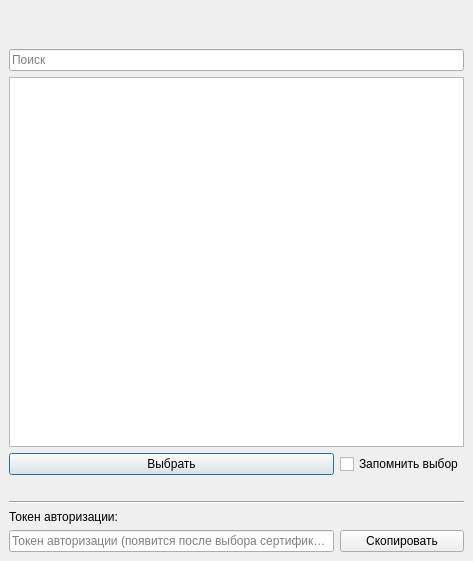
<?xml version="1.0" encoding="UTF-8"?>
<ui version="4.0">
 <class>MainWindow</class>
 <widget class="QMainWindow" name="MainWindow">
  <property name="geometry">
   <rect>
    <x>0</x>
    <y>0</y>
    <width>473</width>
    <height>561</height>
   </rect>
  </property>
  <property name="windowTitle">
   <string>MainWindow</string>
  </property>
  <property name="autoFillBackground">
   <bool>false</bool>
  </property>
  <widget class="QWidget" name="centralwidget">
   <layout class="QVBoxLayout" name="verticalLayout">
    <item>
     <layout class="QGridLayout" name="gridLayout_2">
      <item row="3" column="0" colspan="2">
       <widget class="QListWidget" name="certs_list_widget"/>
      </item>
      <item row="8" column="0">
       <widget class="QLineEdit" name="token_field">
        <property name="readOnly">
         <bool>true</bool>
        </property>
        <property name="placeholderText">
         <string>Токен авторизации (появится после выбора сертификата)</string>
        </property>
       </widget>
      </item>
      <item row="1" column="0" colspan="2">
       <widget class="QLabel" name="saved_choice_found_label">
        <property name="styleSheet">
         <string notr="true">color: rgb(0, 170, 0);</string>
        </property>
        <property name="text">
         <string/>
        </property>
        <property name="wordWrap">
         <bool>true</bool>
        </property>
       </widget>
      </item>
      <item row="6" column="0" colspan="2">
       <widget class="Line" name="line">
        <property name="orientation">
         <enum>Qt::Horizontal</enum>
        </property>
       </widget>
      </item>
      <item row="0" column="0" colspan="2">
       <widget class="QLabel" name="certs_count_label">
        <property name="text">
         <string/>
        </property>
       </widget>
      </item>
      <item row="7" column="0">
       <widget class="QLabel" name="token_label">
        <property name="text">
         <string>Токен авторизации:</string>
        </property>
       </widget>
      </item>
      <item row="2" column="0" colspan="2">
       <widget class="QLineEdit" name="search_cert_field">
        <property name="text">
         <string/>
        </property>
        <property name="maxLength">
         <number>32767</number>
        </property>
        <property name="placeholderText">
         <string>Поиск</string>
        </property>
       </widget>
      </item>
      <item row="4" column="0">
       <widget class="QPushButton" name="select_button">
        <property name="text">
         <string>Выбрать</string>
        </property>
        <property name="default">
         <bool>true</bool>
        </property>
       </widget>
      </item>
      <item row="4" column="1">
       <widget class="QCheckBox" name="remember_choice_checkbox">
        <property name="text">
         <string>Запомнить выбор</string>
        </property>
        <property name="checkable">
         <bool>true</bool>
        </property>
        <property name="checked">
         <bool>false</bool>
        </property>
        <property name="autoExclusive">
         <bool>false</bool>
        </property>
        <property name="tristate">
         <bool>false</bool>
        </property>
       </widget>
      </item>
      <item row="8" column="1">
       <widget class="QPushButton" name="copy_token_btn">
        <property name="styleSheet">
         <string notr="true"/>
        </property>
        <property name="text">
         <string>Скопировать</string>
        </property>
        <property name="autoDefault">
         <bool>false</bool>
        </property>
        <property name="default">
         <bool>false</bool>
        </property>
        <property name="flat">
         <bool>false</bool>
        </property>
       </widget>
      </item>
      <item row="5" column="0" colspan="2">
       <widget class="QLabel" name="request_error_label">
        <property name="sizePolicy">
         <sizepolicy hsizetype="Preferred" vsizetype="Preferred">
          <horstretch>0</horstretch>
          <verstretch>0</verstretch>
         </sizepolicy>
        </property>
        <property name="styleSheet">
         <string notr="true">color: rgb(255, 0, 0);</string>
        </property>
        <property name="text">
         <string/>
        </property>
        <property name="wordWrap">
         <bool>true</bool>
        </property>
       </widget>
      </item>
     </layout>
    </item>
   </layout>
  </widget>
 </widget>
 <resources/>
 <connections/>
</ui>
